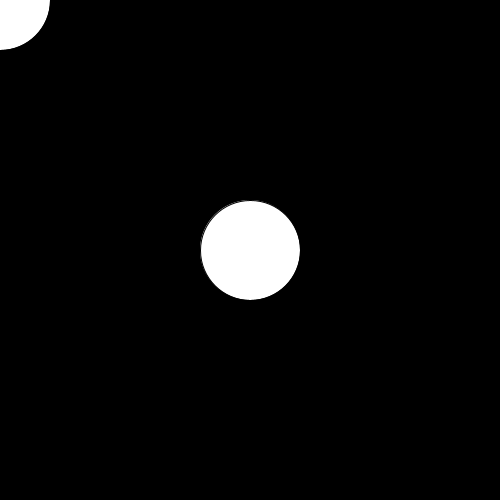
Frame 1 (no input)
Frame 60 (the mouse pressed at the canvas centre just before this capture): identical to frame 1, image omitted
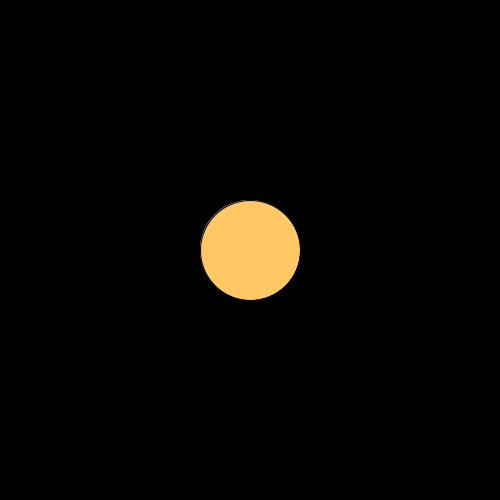
Frame 120 (the mouse held since frame 60 and released just before this capture)

The Processing sketch that drew these frames (run headless with seeded random() and noise(); from frame 60 on, the mouse is pressed at the canvas centre):

// Processing sketch: customDistance
// ── customDistance.pde
float x = 100;
float y = 240;

float x1 = 50;
float y1 = 250;

void setup() {

  println("inbuilt function ", dist(x, y, x1, y1));
  println("custom function ", mydist(x, y, x1, y1));

  size(500, 500);
}

int rad = 100;

void draw() {
  background(0);
  float ex = width/2;
  float ey =height/2;

  float mx = mouseX;
  float my = mouseY;
  fill(255);
  ellipse(mx, my, rad, rad);

  if (mydist(ex, ey, mx, my) <= rad) {
    fill(255, 200, 100);
  } else {
    fill(255);
  }

  ellipse(ex, ey, rad, rad);
}

float mydist(float x1, float y1, float x2, float y2) {

  float xp_sub = x1-x2;
  float yp_sub = y1-y2;

  float d = sqrt(sq(xp_sub) + sq(yp_sub));

  return d;
}
